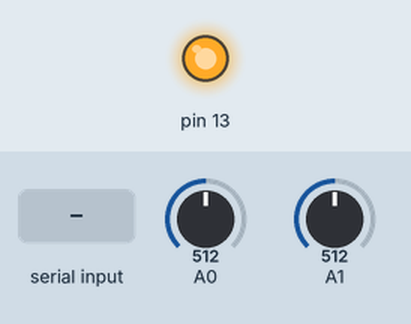
Recording of a sketch running on a simulated Arduino Uno, built with avr-gcc and run on an emulated ATmega328P. Parts: output pins drawn as LEDs (lit = HIGH). The inputs (shaded band) are chosen by the test bench; at power-on: A0 = 512, A1 = 512. What the sketch prints to the serial monitor is not drawn.

Above: at 3.2 s.
3.3 s: "0" received over Serial
At 4.5 s:
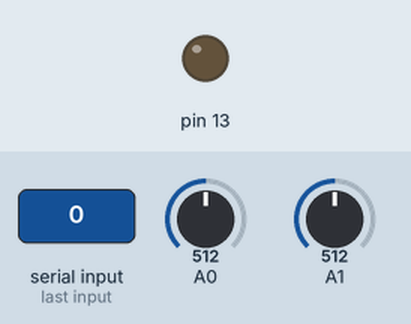
4.8 s: "1" received over Serial
At 5.7 s:
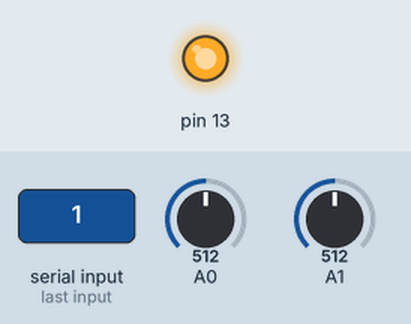
Timing chart, 0 to 7.8 s (numbered marks = the images above; inputs shaded):
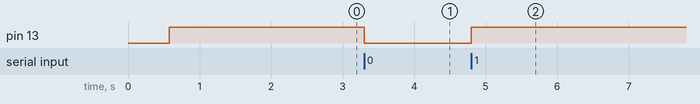

The sketch:

MPX5010_pressure_sensor_read_modified.ino
```cpp
/*
  Darren Lewis calculated pressure readings MPX5010 baed on datasheet
  datasheet: https://docs.rs-online.com/9979/0900766b8138443c.pdf
  my website: http://darrenlewismechatronics.co.uk/
*/

float pressure_1 = analogRead(A0);
float pressure_2 = analogRead(A1);
float pressure_1_tare = 0;
float pressure_2_tare = 0;
float average_pressure = 0;
float alpha = 0.01;
int incoming_data = 0;

void setup() {
  Serial.begin(57600);
  pinMode(13, OUTPUT);

  for (int i = 0; i < 2000; i++){
    pressure_1 = pressure_1 * (1-alpha) + alpha *analogRead(A0);
    pressure_2 = pressure_2 * (1-alpha) + alpha *analogRead(A1);
  }

  pressure_1_tare = pressure_1;
  pressure_2_tare = pressure_2;
  digitalWrite(13, HIGH);

}

void loop() {

  incoming_data = Serial.read();

  if (incoming_data == '1') {
    digitalWrite(13, HIGH);
    pressure_1_tare = pressure_1;
    pressure_2_tare = pressure_2;
  }
  else if (incoming_data == '0'){
    digitalWrite(13, LOW);
    pressure_1_tare = 0;
    pressure_2_tare = 0;
  }
  else if (incoming_data == '2'){
    Serial.print(pressure_1 - pressure_1_tare);
    Serial.print(",");
    Serial.println(pressure_2 - pressure_2_tare);
  }

  pressure_1 = pressure_1 * (1-alpha) + alpha *analogRead(A0);
  pressure_2 = pressure_2 * (1-alpha) + alpha *analogRead(A1);

  Serial.print(pressure_1 - pressure_1_tare);
  Serial.print(" ");
  Serial.println(pressure_2 - pressure_2_tare);

}
```

Measured:
- after the input at 3.3 s, pin 13: HIGH → LOW at once
- after the input at 4.8 s, pin 13: LOW → HIGH at once
